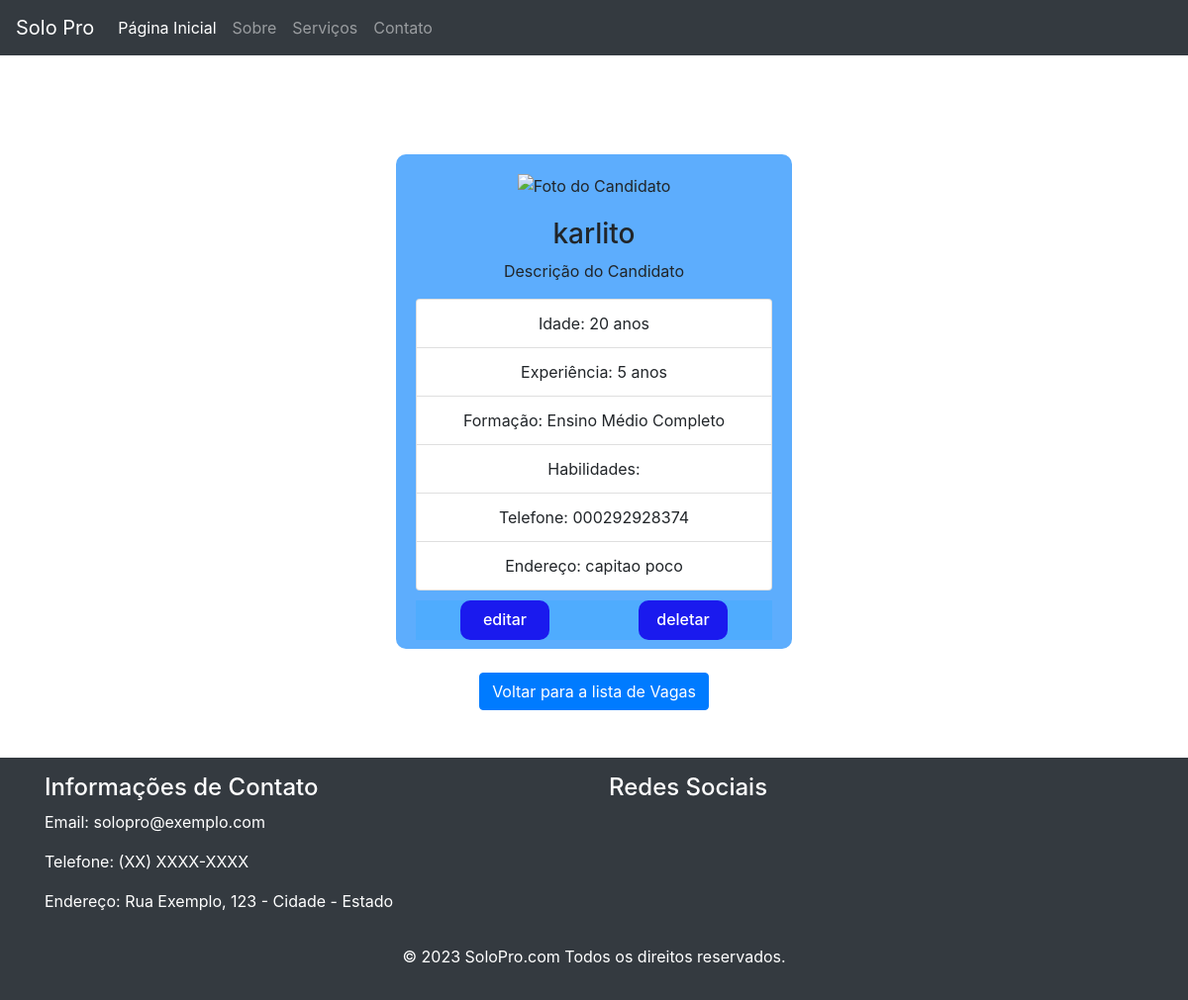
/ver_detalhes_vaga/7, run on the app's committed database.
### app_soloPro/models.py (models this page shows, shortened)
class Vaga(models.Model):
    nome = models.CharField(max_length=200)
    endereco = models.CharField(max_length=200)
    atuacao = models.CharField(max_length=200)
    contato = models.CharField(max_length=200)

### app_soloPro/views.py (the view)
# urls.py: path('ver_detalhes_vaga/<int:id>', views.ver_detalhes_vaga, name='ver_detalhes_vaga'),
def ver_detalhes_vaga(request, id):
    vaga = Vaga.objects.get(id = id)
    return render(request, 'home/detalhes_vagas.html', {"vaga": vaga} )

### app_soloPro/templates/home/detalhes_vagas.html (shortened to what this page needs)
{% load static %}
<!DOCTYPE html>
<html>
<head>
    <link rel="stylesheet" href="https://stackpath.bootstrapcdn.com/bootstrap/4.5.0/css/bootstrap.min.css">
    <link rel="stylesheet" href="{% static 'css/candidatos.css' %}">
    <link rel="stylesheet" href="{% static 'css/detalhes.css' %}">
</head>
<body>
    <nav class="navbar navbar-expand-lg navbar-dark bg-dark">
        <a class="navbar-brand" href="#">Solo Pro</a>
        <div class="collapse navbar-collapse" id="navbarSupportedContent">
            <ul class="navbar-nav mr-auto">
                <li class="nav-item active">
                    <a class="nav-link" href="#">Página Inicial <span class="sr-only">(current)</span></a>
                </li>
                <li class="nav-item">
                    <a class="nav-link" href="#">Sobre</a>
                </li>
                <li class="nav-item">
                    <a class="nav-link" href="#">Serviços</a>
                </li>
                <li class="nav-item">
                    <a class="nav-link" href="#">Contato</a>
                </li>
            </ul>
        </div>
    </nav>
        <div class="container">
            <div class="candidate-details-container">
                <div class="text-center">
                    <img src="candidato1.jpg" class="img-fluid" alt="Foto do Candidato">
                </div>
                <h3>{{ vaga.nome }}</h3>
                <p>Descrição do Candidato</p>
                <ul class="list-group">
                    <li class="list-group-item">Idade: 20 anos</li>
                    <li class="list-group-item">Experiência: 5 anos</li>
                    <li class="list-group-item">Formação: Ensino Médio Completo</li>
                    <li class="list-group-item">Habilidades: {{ vaga.proficao }}</li>
                    <li class="list-group-item">Telefone: {{ vaga.contato }}</li>
                    <li class="list-group-item">Endereço: {{ vaga.endereco }} </li>
                </ul>
                <div class="botoes" style="margin-top: 10px;">
                    <h6 class="bnt-candidatos-editar" style="background-color: rgb(79, 172, 254);" >
                       <div class="bnt-zin" style="background-color: rgb(26, 26, 238);">
                        <a  href="{% url 'editar_vaga' vaga.id %}">editar</a>
                       </div  >
                       <div class="bnt-zin" style="background-color: rgb(26, 26, 238);">
                        <a href="{% url 'delete_vaga' vaga.id %}" >deletar</a>
                       </div>
                    </h6>
                </div>
            </div>
            <div id="botao" class="text-center mt-4">
                <a href="{% url 'vagas' %}" class="btn btn-primary">Voltar para a lista de Vagas</a>
            </div>
        </div>
    <footer class="bg-dark text-white mt-5">
        <div class="container py-3">
          <div class="row">
            <div class="col-md-6">
              <h4>Informações de Contato</h4>
              <p>Email: solopro@exemplo.com</p>
              <p>Telefone: (XX) XXXX-XXXX</p>
              <p>Endereço: Rua Exemplo, 123 - Cidade - Estado</p>
            </div>
            <div class="col-md-6">
              <h4>Redes Sociais</h4>
            </div>
          </div>
          <div class="row mt-3">
            <div class="col-md-12">
              <p class="text-center">© 2023 SoloPro.com Todos os direitos reservados.</p>
            </div>
          </div>
        </div>
      </footer>
</body>
</html>

### static/css/candidatos.css (style rules this page uses)
* { margin: 0%; padding: 0%; box-sizing: border-box; }
a { text-decoration: none; color: white; }
.bnt-candidatos-editar { background-color: rgb(230, 230, 230); width: 100%; display: flex; flex-direction: row; flex-flow: wrap; align-items: center; justify-content:space-around; }
.bnt-zin { background-color: rgb(70, 191, 251); text-decoration: none; color: white; width: 90px; height: 40px; border-radius: 10px; display: flex; justify-content: center; align-items: center; }

### static/css/detalhes.css (style rules this page uses)
.candidate-details-container { background-color: #5dadfd; height: 500px; width: 400px; margin: 0 auto; margin-top: 100px; padding: 20px; text-align: center; border-radius: 10px; }
.candidate-details-container img { max-width: 200px; max-height: 200px; margin-bottom: 20px; }
#botao { margin-top: 20px; }

### data on the page
Vaga: nome "karlito", contato "000292928374", endereco "capitao poco"
